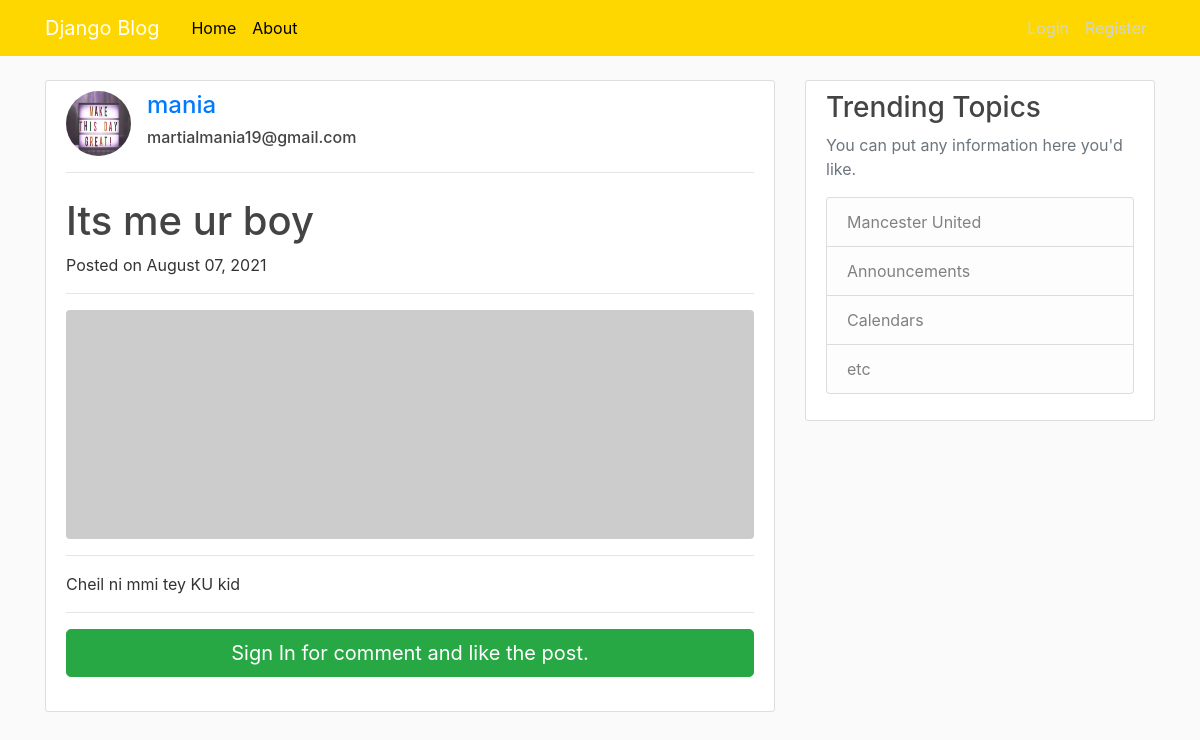
Before: /post/15 with the older database file.
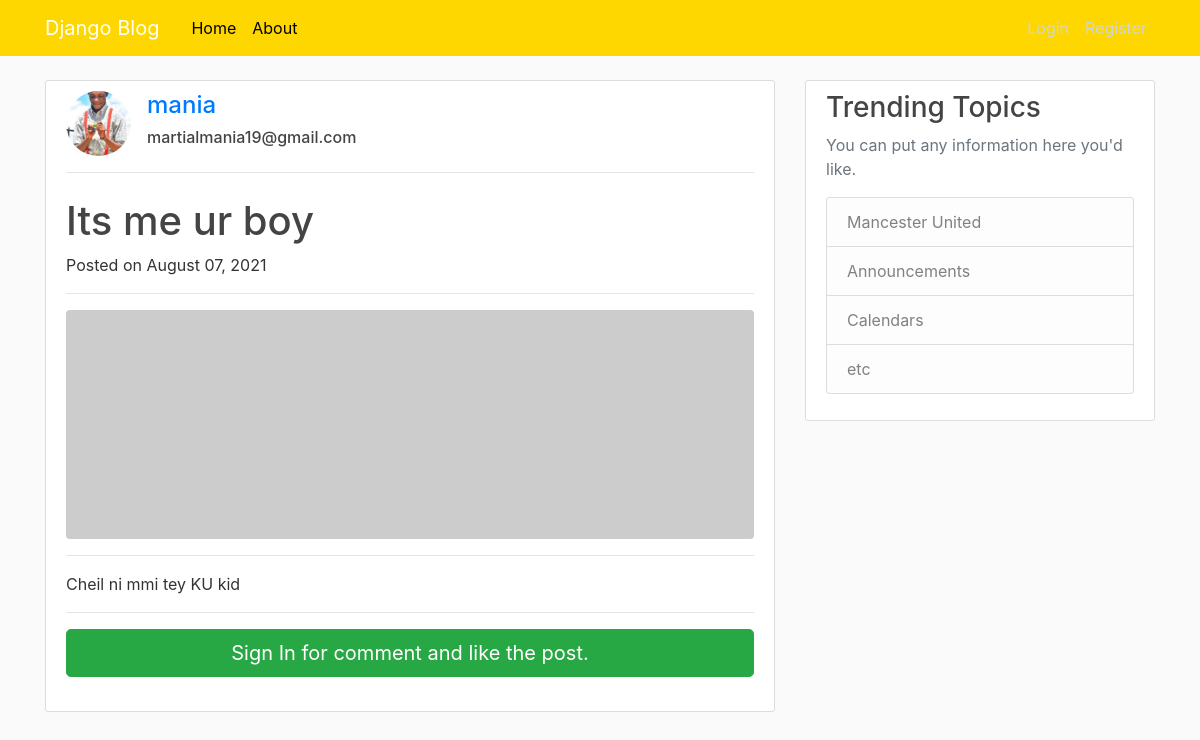
After: the same page with the newer database file.
### blog/models.py (models this page shows, shortened)
class Post(models.Model):
    title = models.CharField(max_length=100)
    content = models.TextField()
    date_posted = models.DateTimeField(default=timezone.now)
    author = models.ForeignKey(User, on_delete=models.CASCADE)

### users/models.py (models this page shows, shortened)
class Profile(models.Model):
    user = models.OneToOneField(User, on_delete=models.CASCADE)
    image = models.ImageField(default='default.jpg', upload_to='profile_pics')

### blog/views.py (the view)
# urls.py: path('post/<int:pk>', PostDetailedView.as_view(), name='post_detail'),
class PostDetailedView(DetailView):
    model = Post

### blog/templates/blog/post_detail.html (shortened to what this page needs)
{% extends "blog/base.html" %} {% load crispy_forms_tags %} {% block content %}
<div class="content-section">
  <div class="media">
    <img
      class="d-flex mr-3 rounded-circle article-img"
      src="{{ object.author.profile.image.url }}"
      alt=""
    />
    <div class="media-body">
      <h4 class="mt-0">
        <a href="{% url 'user-post' object.author.username %}"
          >{{ object.author }}</a
        >
      </h4>
      <h6 class="mt-0">{{ object.author.email }}</h6>
    </div>
  </div>
  <hr />
  <div>
    <h1 class="mt-4">{{object.title}}</h1>
    <p>
      Posted on {{ object.date_posted|date:"F d, Y" }}
    </p>
  </div>
  <hr />
  <img class="img-fluid rounded" src="http://placehold.it/900x300" alt="" />
  <hr />
  <p class="lead">{{ object.content|safe|linebreaks }}</p>
  <hr />
  {% if user.is_authenticated %}
  <div class="card my-4">
    <h5 class="card-header">Leave a Comment:</h5>
    <div class="card-body">
      <form method="POST" action="{% url 'add_comment' object.id %}">
        {% csrf_token %}
        <div class="form-group">
          <textarea
            class="form-control"
            name="text"
            rows="3"
            required
          ></textarea>
          <input type="hidden" name="user_id" value="{{user.id}}" />
        </div>
        <button class="btn btn-primary" type="submit">Comment</button>
      </form>
    </div>
  </div>
  {% else %}
  <a href="{% url 'login' %}" class="btn btn-success btn-lg btn-block mb-4">
    Sign In for comment and like the post.
  </a>
  {% endif %}
</div>
{% endblock content %}

Changed rows visible on the page:
changed through a linked row, Post "Its me ur boy": author.profile.image: picture added in place of a placeholder
